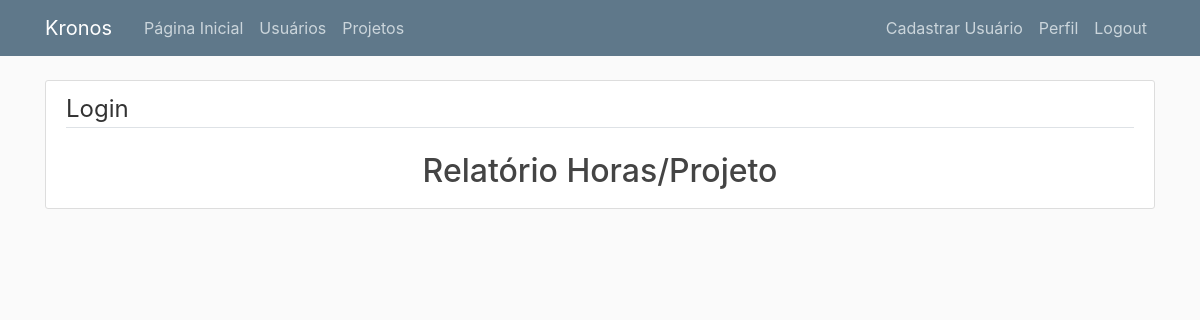
Page /relatorio/1 (signed in) on the earlier database version.
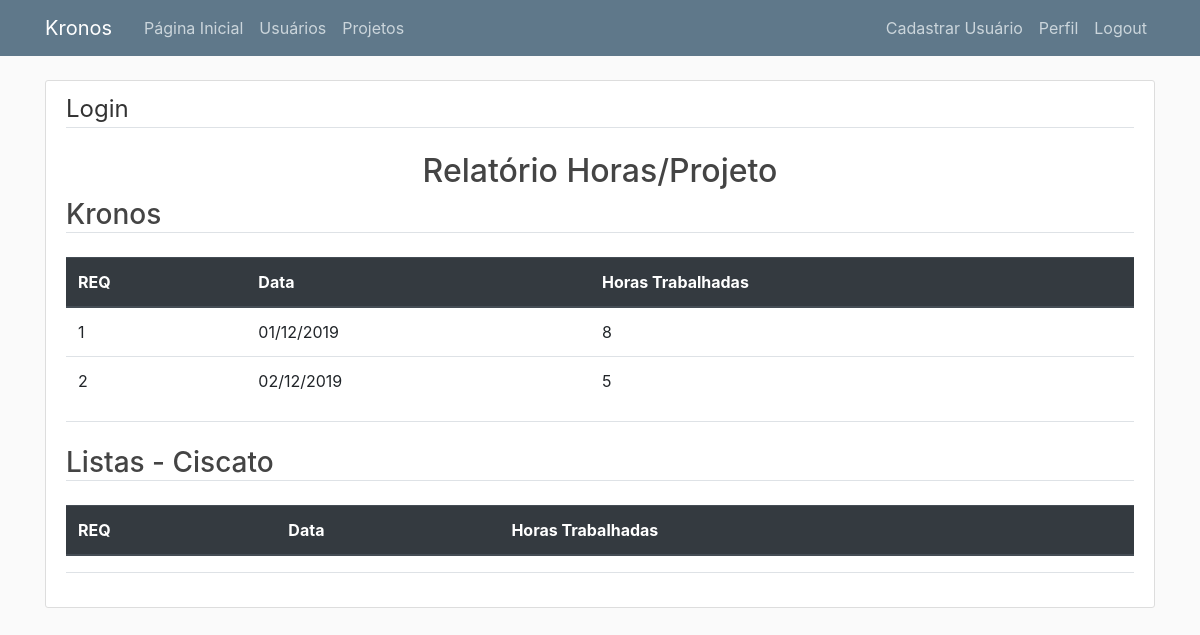
Same page on the later database version.
### kronos/models.py (models this page shows, shortened)
class Projeto(db.Model):
    __tablename__ = 'projetos'
    id = db.Column(db.Integer, primary_key=True)
    nome = db.Column(db.String(50), nullable=False)
    descricao = db.Column(db.Text)
    data_inicio = db.Column(Data, nullable=False, default=datetime.utcnow)
    data_entrega = db.Column(Data, nullable=False)
    total_horas = db.Column(db.Integer, nullable=False, default=0)
    registros = db.relationship('RegistroHoras', backref='projeto', lazy=True)

class RegistroHoras(db.Model):
    __tablename__ = 'registros'
    id = db.Column(db.Integer, primary_key=True)
    data = db.Column(Data, nullable=False)
    aprovacao = db.Column(db.Boolean, default=False)
    total_horas = db.Column(db.Integer, nullable=False)
    usuario_id = db.Column(db.Integer, db.ForeignKey('usuarios.id'), nullable=False)
    projeto_id = db.Column(db.Integer, db.ForeignKey('projetos.id'), nullable=False)

### kronos/routes.py (the view)
@app.route('/relatorio/<int:usuario_id>')
@login_required
def relatorio(usuario_id):
    projetos = Projeto.query.all()
    registros = RegistroHoras.query.filter_by(usuario_id=usuario_id)
    return render_template('relatorio.html', titulo='Relatório Horas/Projeto', registros=registros, projetos=projetos)

### kronos/models.py (called while the page is built)
@login_manager.user_loader
def load_user(usuario_id):
    return Usuario.query.get(int(usuario_id))

### kronos/templates/relatorio.html
{% extends "base.html" %}
{% block content %}
<div class="content-section">
        <legend class="border-bottom mb-4">Login</legend>
        <h2 style="text-align:center">Relatório Horas/Projeto</h2>
        {% for projeto in projetos %}
                <h3 class="border-bottom mb-4">{{ projeto.nome }}</h3>
                <table class="table">
                        <thead class="thead-dark">
                                <tr>
                                <th>REQ</th>
                                <th>Data</th>
                                <th>Horas Trabalhadas</th>
                                </tr>
                        </thead>
                        <tbody>
                                {% for registro in registros %}
                                        {% if registro.projeto.id == projeto.id %}
                                                <tr>
                                                        <td>{{ registro.id }}</td>
                                                        <td>{{ registro.data.strftime('%d/%m/%Y') }}</td>
                                                        <td>{{ registro.total_horas }}</td>
                                                </tr>
                                        {% endif %}
                                {% endfor %}
                        </tbody>
                </table>
                <h3 class="border-bottom mb-4">{{ horas }}</h3>
        {% endfor %}
</div>
{% endblock content %}

Differences in the rows shown:
added Projeto: nome "Kronos"
added RegistroHoras: id "1", data "01/12/2019", total_horas "8"
added RegistroHoras: id "2", data "02/12/2019", total_horas "5"
added Projeto: nome "Listas - Ciscato"
